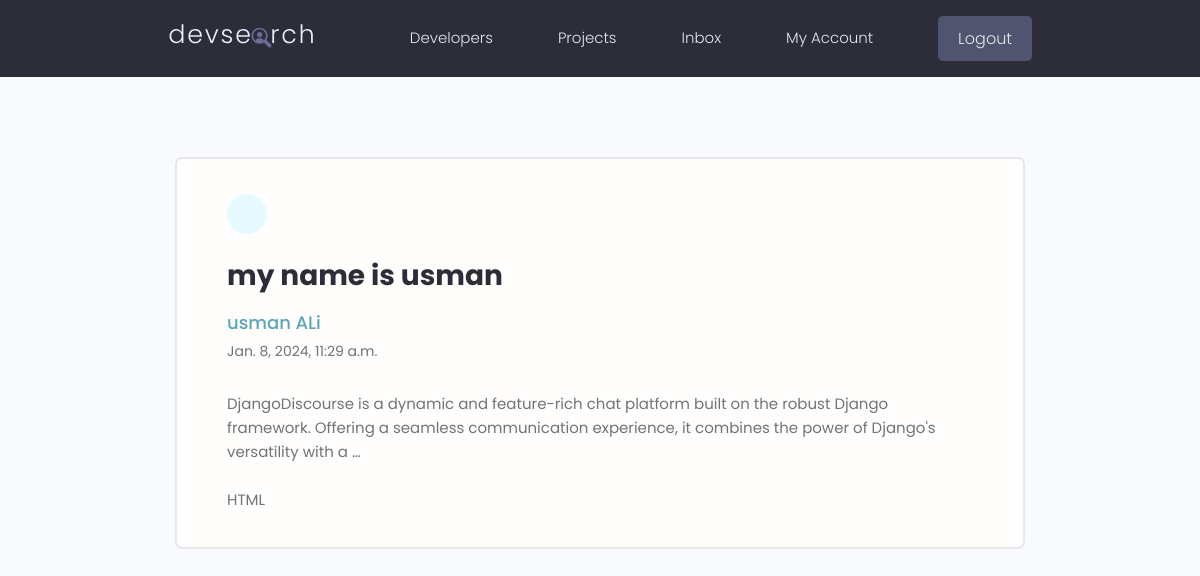
Page /user-message/e2095c0c-d208-421c-b97d-47de745e4593/ (signed in) on the committed database.
### users/models.py (models this page shows, shortened)
class Message(models.Model):
    sender = models.ForeignKey(Profile, on_delete=models.SET_NULL,null=True,blank=True)
    recipient = models.ForeignKey(Profile, on_delete=models.SET_NULL,null=True,blank=True, related_name = 'messages')
    name = models.CharField(max_length=200,null=True,blank=True)
    email = models.EmailField(max_length=200,null=True,blank=True)
    subject = models.CharField(max_length=200,null=True,blank=True)
    body = models.TextField()
    is_read = models.BooleanField(default = False, null = True)
    created = models.DateTimeField(auto_now_add=True)
    id = models.UUIDField(default=uuid.uuid4,unique=True,primary_key=True,editable=False)
    class Meta:
        ordering = ['is_read', '-created']

### users/views.py (the view)
# urls.py: path('user-message/<str:pk>/', views.theMessage, name='user-message'),
def theMessage(request,pk):
    profile = request.user.profile
    messageRequests =  profile.messages.get(id = pk)
    if messageRequests.is_read == False:
        messageRequests.is_read = True
        messageRequests.save()
    context = {'messageRequests' : messageRequests}
    return render(request, 'message.html', context)

### users/templates/message.html (shortened to what this page needs)
{% extends "base.html" %}
{% block content %}
  <main class="messagePage my-xl">
    <div class="content-box">
      <div class="message">
        <a class="backButton" href="{% url 'inbox' %}"></a>
        <h2 class="message__subject">{{ messageRequests.subject }}</h4>
          <a href="profile.html" class="message__author">{{ messageRequests.name }}</a>
          <p class="message__date">{{ messageRequests.created }}</p>
          <div class="message__body">
            {{ messageRequests.body|linebreaksbr }}
          </div>
      </div>
    </div>
  </main>
  {% endblock content %}

### static/styles/app.css (style rules this page uses)
:root { --color-sub: #2d2d39; }
.content-box { width: 95%; max-width: 85rem; margin: 0 auto; }
.message { padding: 2.5rem 0; }
.message > a { display: flex; gap: 1rem; }
.message__author, .message__date { flex-basis: 25%; }
.message__subject { flex-basis: 50%; }
.message__date { text-align: right; }
.messagePage .message { list-style: none; background: var(--color-white); padding: 3.5rem 5rem; border: 2px solid var(--color-light); border-radius: 0.7rem; }
.messagePage .message__subject { font-size: 2.8rem; color: var(--color-sub); margin-bottom: 1rem; margin-top: 2rem; }
.messagePage .message__author { font-size: 1.8rem; font-weight: 500; }
.messagePage .message__date { font-size: 1.4rem; font-weight: 400; text-align: left; margin-bottom: 3rem; }
.backButton { background: var(--color-main-light); color: var(--color-main); width: 4rem; height: 4rem; display: flex; align-items: center; justify-content: center; border-radius: 50%; }

### static/uikit/styles/modules/_variables.css (style rules this page uses)
:root { --color-main: #5aa5b9; --color-main-light: #e6faff; --color-sub: #3f4156; --color-sub-light: #51546e; --color-sub-lighter: #ededfd; --color-text: #737373; --color-gray: #8b8b8b; --color-light: #e5e7eb; --color-light-gray: #767676; --color-bg: #f8fafd; --color-white: #fffefd; --color-white-light: #f3f3f3; --color-success: #359e64; --color-success-bg: #def8e8; --color-error: #fc4b0b; --color-error-bg: #fff2ee; --font-base: 'Poppins', arial, helvetica, 'Segoe UI', roboto, ubuntu, sans-serif; --font-monospace: 'Fira Code', 'Courier New', courier, monospace; --font-regular: 300; --font-medium: 500; --font-bold: 700; --generic-shadow: 1px 1px 5px #00000010; --generic-transition: all 0.3s ease-in-out; }

### static/uikit/styles/modules/_base.css (style rules this page uses)
* { margin: 0; padding: 0; box-sizing: border-box; text-rendering: optimizeLegibility; color: inherit; font-size: inherit; }
html { font-size: 50%; }
@media only screen and (min-width: 480px) { html { font-size: 56.25%; } }
@media only screen and (min-width: 1200px) { html { font-size: 62.5%; } }
body { line-height: 1.6; font-weight: 400; font-size: 1.5rem; color: var(--color-text); background-color: var(--color-bg); min-height: 100vh; }

### static/uikit/styles/modules/_typography.css (style rules this page uses)
* { font-family: var(--font-base); }
h2 { font-size: 3.6rem; font-weight: var(--font-bold); }
p, span, strong { font-size: 1.6rem; color: var(--color-text); font-weight: var(--font-regular); }
a { padding-bottom: 2px; text-decoration: none; display: inline-block; color: var(--color-main); font-weight: var(--font-medium); }

### static/uikit/styles/modules/_utilities.css (style rules this page uses)
.my-xl { margin: 8rem auto; }

### rows in the picture
Message: subject "my name is usman", name "usman ALi", created "Jan. 8, 2024, 11:29 a.m.", body "DjangoDiscourse is a dynamic and feature-rich chat platform built on the robust Django framework. Offering a seamless communication experience, it combines the power of Django's versatility with a … HTML"
